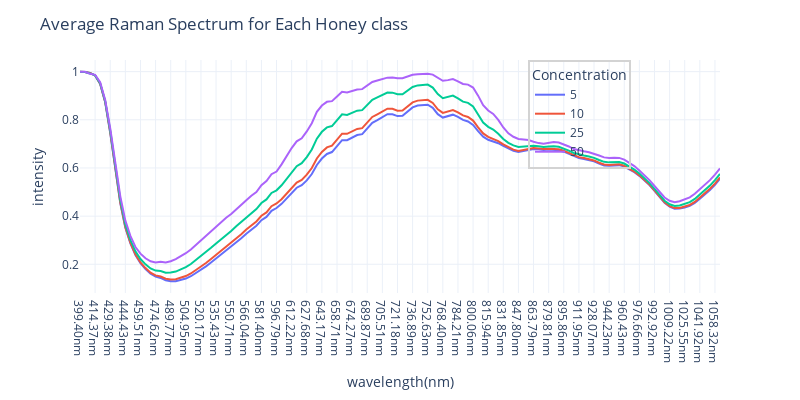

Notebook source saved alongside this figure:
### Code cell
fig = px.line(mean_df,
              template = 'plotly_white',
              width = 800,
              height = 400
             )
fig.update_layout(legend_x=0.7,
                 legend_bgcolor = 'rgba(0,0,0,0)',
                 legend_bordercolor = 'lightgray',
                 legend_borderwidth = 2,
                 title = 'Average Raman Spectrum for Each Honey class'
                 )
fig.update_xaxes(title = 'wavelength(nm)')
fig.update_yaxes(title = 'intensity')
